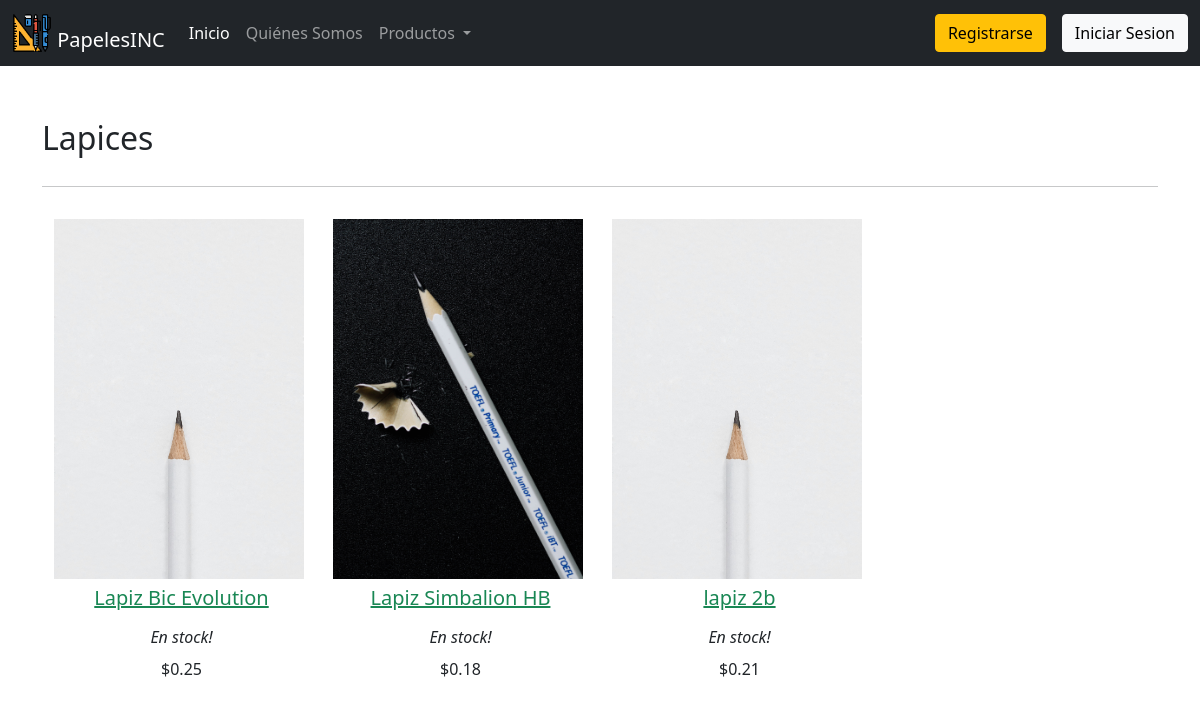
The app's page /Vista/Especialidad/prod_categorias.php?id=2, older data.
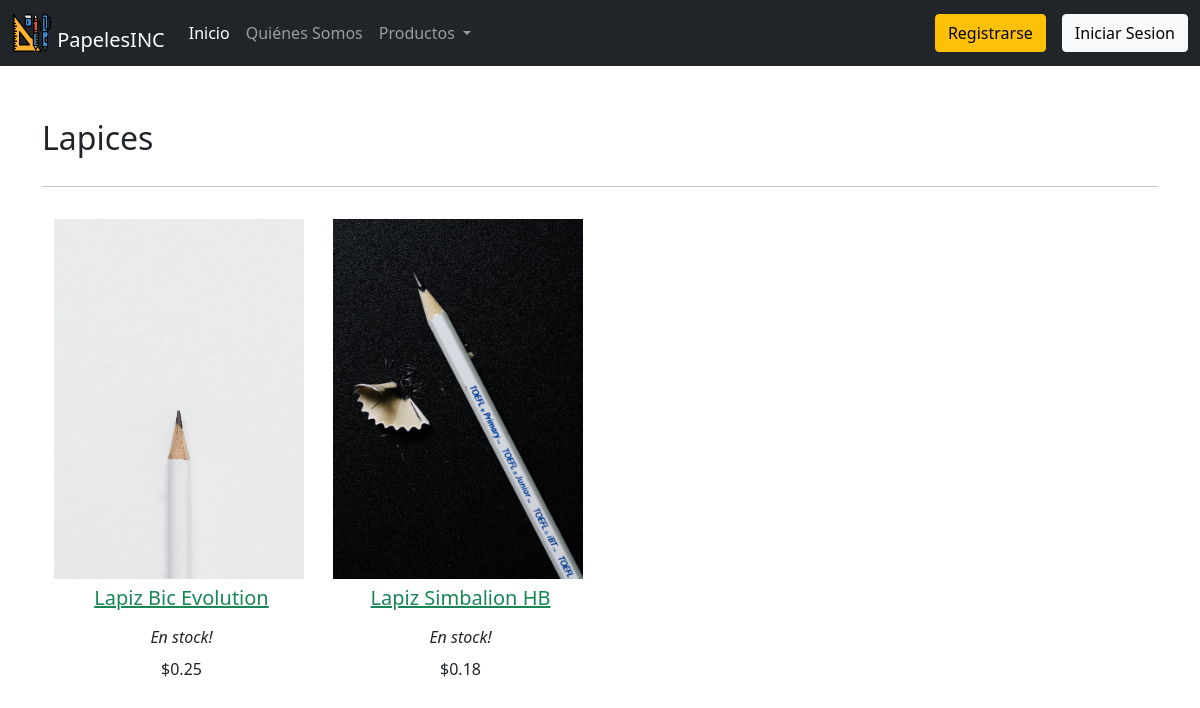
The same page, newer data.
### tables this page shows
CREATE TABLE IF NOT EXISTS `tbcategoria` (
  `id_categoria` int(11) NOT NULL AUTO_INCREMENT,
  `categoria` varchar(255) NOT NULL,
  PRIMARY KEY (`id_categoria`)
);

CREATE TABLE IF NOT EXISTS `tbproducto` (
  `id_producto` int(11) NOT NULL AUTO_INCREMENT,
  `nombre` varchar(255) NOT NULL,
  `descripcion` varchar(255) NOT NULL,
  `id_categoria` int(11) NOT NULL,
  `precio` double NOT NULL,
  `stock` int(11) NOT NULL,
  `marca` varchar(255) NOT NULL,
  `img` varchar(255) NOT NULL,
  PRIMARY KEY (`id_producto`)
);

### Vista/Especialidad/prod_categorias.php (the view, shortened to what this page needs)
<!DOCTYPE html>
<html lang="en">
<head>
    <link href="https://cdn.jsdelivr.net/npm/bootstrap@5.0.1/dist/css/bootstrap.min.css" rel="stylesheet">
    <link rel="stylesheet" href="estilos/estilo.css">
</head>
<body>
    <?php
    include_once "Navbar.php";
    $dbhost = 'localhost:3307';
    $dbuser = 'root';
    $dbpass = "";
    $dbname = "dbpapeleria";
    $id = $_GET['id'];
    $obj_conexion = mysqli_connect($dbhost, $dbuser, $dbpass, $dbname);
    $sql = "select * from tbproducto where id_categoria=" . $id;
    $resultado = $obj_conexion->query($sql);
    $sql2 = "select categoria from tbcategoria where id_categoria=". $id;
    $titulo = $obj_conexion->query($sql2);
    ?>
    <div class="container-lg mt-5 mb-5">
        <p class="text-start fs-2 fw-light mb-2 d-inline-block">
          <?php
          foreach($titulo as $row){
            $categoria = $row['categoria'];
            echo ucfirst($categoria) ;
          }
          ?>
        </p>
        <hr>
        <div class="container-fluid">
          <div class="row" id="datos">
          <?php
          foreach($resultado as $fila){
            echo "<div class='col-3'>";
			      $imagen = $fila['img'];
			      $id = $fila['id_producto'];
            echo "<a href='detalles_prod.php?id=" . $id . "'" . "class='link-success'>";
			      echo "<img class='img-fluid mt-3' style='width: 250px; height:360px' src='../../" . $imagen . "'>";
			      echo "<p class='text-center fs-5 mt-1 fw-normal'>" . $fila['nombre']."</p>";
		      	echo "</a>";
			     $stock = $fila['stock'];
			      if ($stock > 0){
				     echo " <p class='text-center fw-light lh-1 fs-6 fst-italic'>En stock!</p>";
		      	}else{
				     echo " <p class='text-center fw-light lh-1 fs-6 fst-italic'>No disponible</p>";
		  	  }
		    	echo "<p class='text-center lh-1 fs-6 fst-bold'>". "$".$fila['precio']."</p>";
		    	echo "</div>";
          }
        ?>
          </div>
        </div>
    </div>
</body>
</html>

### Vista/Especialidad/Navbar.php (shortened to what this page needs)
<nav class="navbar navbar-expand-lg navbar-dark bg-dark ">
     <div class="container-fluid ">
         <a class="navbar-brand h1 mb-0" href="index.php">
             <img src="imgs/logo.png" alt="" height="40" class="d-inline-block align-text-bottom">
             PapelesINC
         </a>
         <div class="collapse navbar-collapse" id="navbarNav">
             <ul class="navbar-nav " >
                 <li class="nav-item">
                     <a class="nav-link active" aria-current="page" href="index.php">Inicio</a>
                 </li>
                 <li class="nav-item">
                     <a class="nav-link" href="about.php">Quiénes Somos</a>
                 </li>
                 <li class="nav-item dropdown">
                     <a href="#" class="nav-link dropdown-toggle" id="navbarDropdownMenuLink"role="button" data-bs-toggle="dropdown" aria-expanded="false">
                         Productos
                     </a>
                 </li>
             </ul>
             <?php
                 if(isset($_SESSION["usuarioid"]) && ($_SESSION["usuarioNombre"] == "admin")){
                     echo "<div class='ms-auto'>";
                     echo "<a class='nav-item btn btn-outline-warning ms-3' href='ordenes.php' >
                     Ordenes de Compra <img class='ms-2' src='imgs/checklist.svg' style='height:25px'>
                     </a>";
                     echo "<a class='nav-item btn btn-info ms-3' href='panel.php' >Panel Admin</a>";
                     echo "<a class='nav-item btn btn-danger ms-3' href='../includes/logout.inc.php' >Cerrar Sesion</a>";
                     echo "</div>";
                 }else{
                     echo "<div class='ms-auto'>";
                     echo "<a class='nav-item btn btn-warning' href='registro.php'>Registrarse</a>";
                     echo "<a class='nav-item btn btn-light ms-3' href='login.php'>Iniciar Sesion</a>";
                     echo "</div>";
                 }
             ?>
         </div>
     </div>
 </nav>

Row changes from the older to the newer data that the page shows:
removed tbproducto: img (picture), nombre "lapiz 2b", stock "En stock!", precio "0.21"
